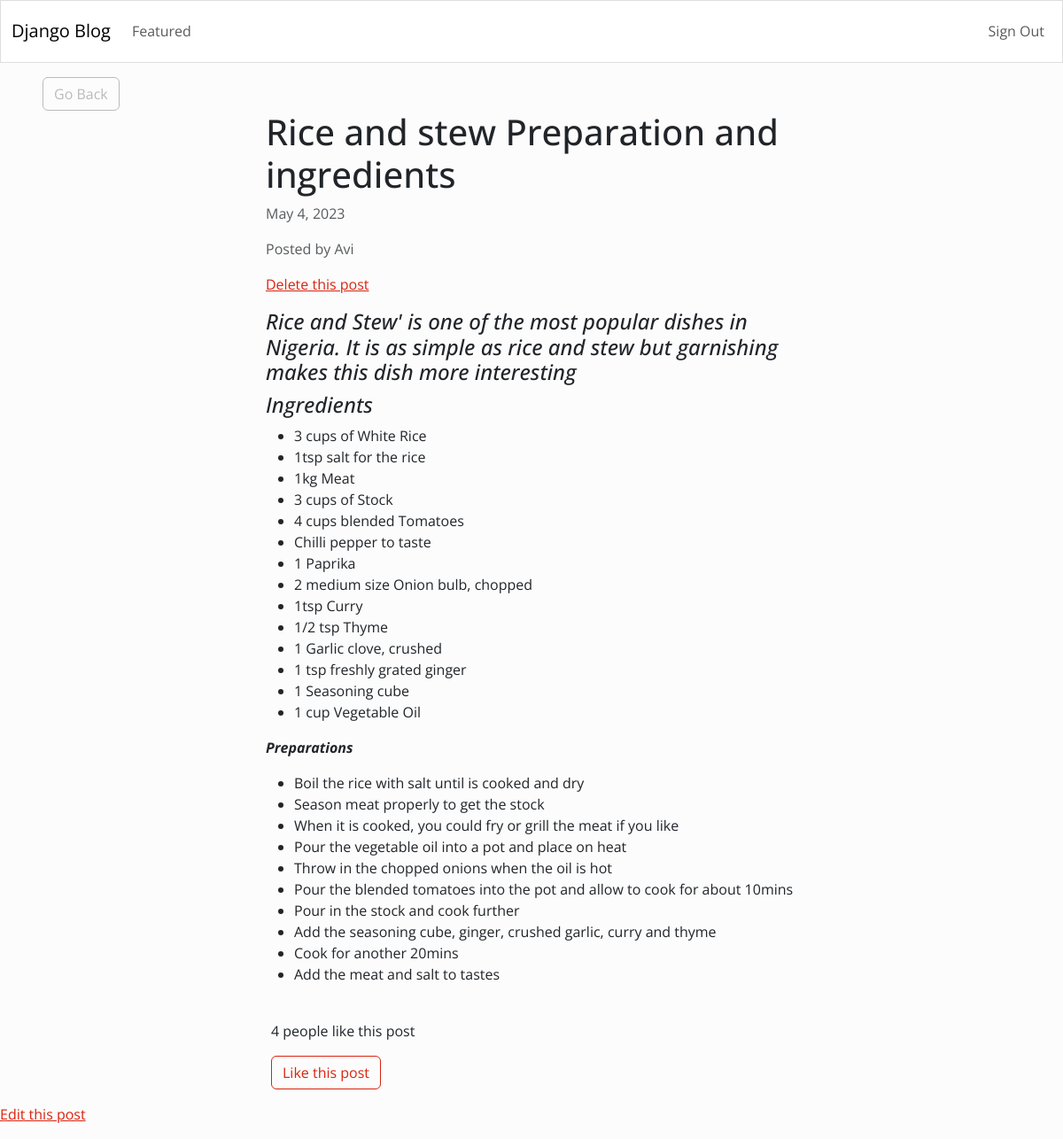
Screenshot of /3/ (signed in) with the database file from the repository.
### blog/models.py (models this page shows)
class Article(models.Model):
    title = models.CharField(max_length = 255)
    content = HTMLField()
    date = models.DateField(auto_now_add=True)
    author = models.ForeignKey(User, on_delete = models.CASCADE)
    featured = models.BooleanField(default = False)
    likes = models.ManyToManyField(User, related_name='likes', blank= True)

### blog/views.py (the view, shortened to what this page needs)
# urls.py: path('<int:pk>/', DetailArticleView.as_view(), name='detail_article'),
class DetailArticleView(DetailView):
	model = Article
	template_name = 'blog/blog_post.html'
	def get_context_data(self, *args, **kwargs):
		context = super(DetailArticleView, self).get_context_data(*args, **kwargs)
		context['tinymce_enabled'] = True
		return context

### blog/templates/blog/blog_post.html (shortened to what this page needs)
{% extends 'blog/base.html'  %}
{% block content %}
<div class = "row">
    <div class ="col-md-4 col-12 mx-5 mt-3">
        <a class ="btn btn-outline-secondary" href ="{% url 'index' %}">Go Back</a>
    </div>
<div class "row">
    <div class = "col-md-6 col-12 mx-md-auto mb-3 pb-2 mx-3 ">
        <h1>{{object.title}}</h1>
        <p class = "text-muted">{{object.date}}</p>
        <p class = "text-muted">Posted by {{ object.author.username }}</p>
        {% if request.user.username == object.author.username %}
			<div class="pb-3">
				<a href="{% url 'delete_article' object.pk %}">Delete this post</a>
			</div>
		{% endif %}
        <div>
            {{object.content|safe}}
        </div>
    </div>
<div class ="row my-3" >
    <div class = "col-md-6 col-12 mx-md-auto mx-3">
        {% if object.likes.count == 1 %}
        <p>{{object.likes.count}} person likes this post</p>
        {% else %}
        <p>{{object.likes.count}} people like this post</p>
        {% endif %}
        {% if request.user.is_authenticated %}
        {% if liked_by_user %}
            <form method="POST" action="{% url 'like_article' object.id %}">
                {% csrf_token %}
                <button class="btn btn-outline-primary"><ion-icon name="heart-dislike-outline"></ion-icon> Unlike this post</button>
            </form>
        {% else %}
            <form method="POST" action="{% url 'like_article' object.id %}">
                <button class="btn btn-outline-primary"> Like this post</button>
            </form>
        {% endif %}
    {% else %}
        <button class="btn btn-outline-primary" disabled><ion-icon name="heart-outline"></ion-icon> Login to like this post</button>
    {% endif %}
</div>
</div>
{% if request.user.username == object.author.username %}
  <div class="pb-3">
    <a href="{% url 'edit_article' object.pk %}">Edit this post</a>
  </div>
{% endif %}
{% endblock content %}

### rows the page displays
Article: title "Rice and stew Preparation and ingredients", date "May 4, 2023", author.username "Avi", content "Rice and Stew' is one of the most popular dishes in Nigeria. It is as simple as rice and stew but garnishing makes this dish more interesting Ingredients 3 cups of White Rice 1tsp salt for the rice 1kg Meat 3 cups of Stock 4 cups blended Tomatoes Chilli pepper to taste 1 Paprika 2 medium size Onion bulb, chopped 1tsp Curry 1/2 tsp Thyme 1 Garlic clove, crushed 1 tsp freshly grated ginger 1 Seasoning cube 1 cup Vegetable Oil Preparations Boil the rice with salt until is cooked and dry Season meat properly to get the stock When it is cooked, you could fry or grill the meat if you like Pour the vegetable oil into a pot and place on heat Throw in the chopped onions when the oil is hot Pour the…", likes.count "4"
